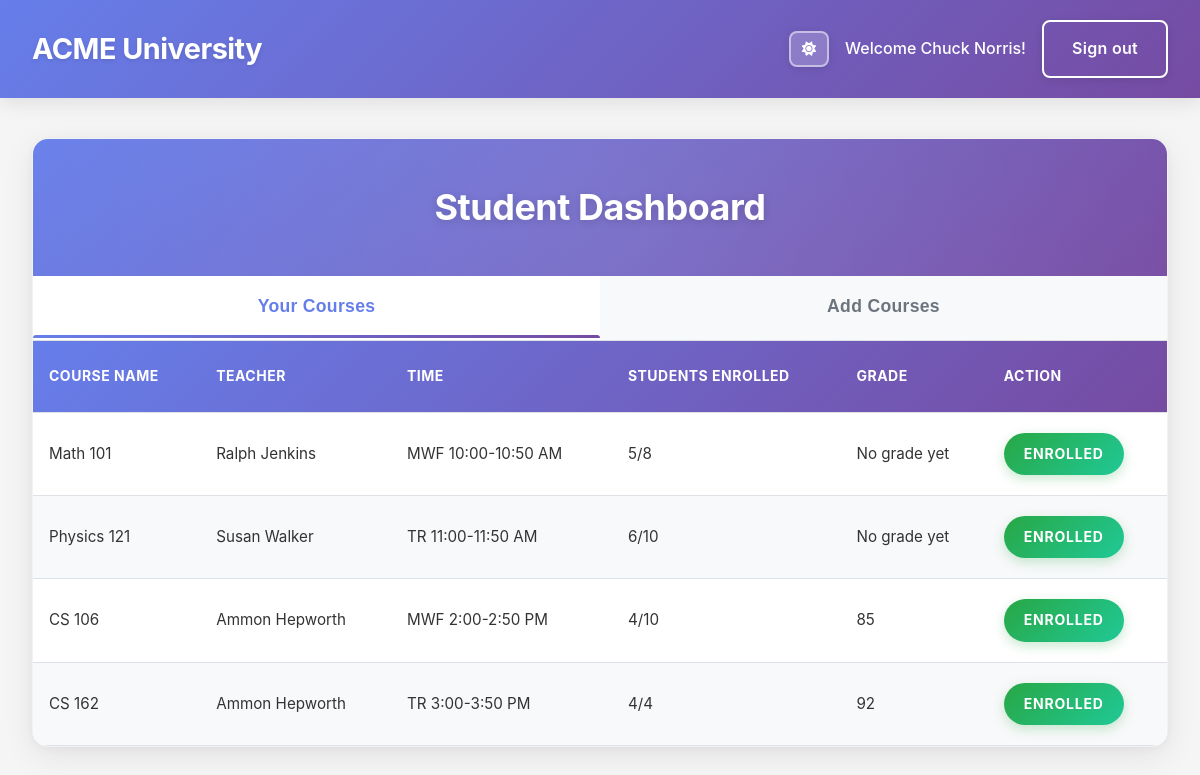
The page /student (signed in) on the database its author committed.
### app.py (models this page shows, shortened)
class Course(db.Model):
    id = db.Column(db.Integer, primary_key=True)
    name = db.Column(db.String(100), nullable=False)
    teacher_id = db.Column(db.Integer, db.ForeignKey('user.id', ondelete='CASCADE'), nullable=False)
    time = db.Column(db.String(50), nullable=False)
    capacity = db.Column(db.Integer, nullable=False)
    teacher = db.relationship('User', backref=db.backref('courses_taught', cascade='all, delete-orphan'))
    enrollments = db.relationship('Enrollment', backref='course', cascade='all, delete-orphan')

class User(db.Model):
    id = db.Column(db.Integer, primary_key=True)
    username = db.Column(db.String(80), unique=True, nullable=False)
    password_hash = db.Column(db.String(120), nullable=False)
    role = db.Column(db.String(20), nullable=False)  # 'student', 'teacher', 'admin'
    first_name = db.Column(db.String(50), nullable=False)
    last_name = db.Column(db.String(50), nullable=False)
    def get_full_name(self):
        return f"{self.first_name} {self.last_name}"

class Enrollment(db.Model):
    id = db.Column(db.Integer, primary_key=True)
    student_id = db.Column(db.Integer, db.ForeignKey('user.id', ondelete='CASCADE'), nullable=False)
    course_id = db.Column(db.Integer, db.ForeignKey('course.id', ondelete='CASCADE'), nullable=False)
    grade = db.Column(db.Integer, nullable=True)
    enrolled_date = db.Column(db.DateTime, default=datetime.utcnow)
    student = db.relationship('User', backref=db.backref('enrollments', cascade='all, delete-orphan'))
    __table_args__ = (db.UniqueConstraint('student_id', 'course_id', name='unique_enrollment'),)

### app.py (the view)
@app.route('/student')
def student_dashboard():
    if session.get('user_role') != 'student':
        return redirect(url_for('login'))
    user = User.query.get(session['user_id'])
    enrolled_courses = db.session.query(Course, Enrollment).join(Enrollment).filter(
        Enrollment.student_id == user.id
    ).all()
    all_courses = Course.query.all()
    return render_template('student_dashboard.html',
                         enrolled_courses=enrolled_courses,
                         all_courses=all_courses)

### templates/student_dashboard.html (shortened to what this page needs)
{% extends "base.html" %}
{% block content %}
<div class="dashboard-container">
    <div class="dashboard-header">
        <h2>Student Dashboard</h2>
    </div>
    <div class="tab-navigation">
        <button class="tab-btn active" data-tab="your-courses">Your Courses</button>
        <button class="tab-btn" data-tab="add-courses">Add Courses</button>
    </div>
    <div id="your-courses" class="tab-content active">
        <div class="courses-table-container">
            <table class="courses-table">
                <thead>
                    <tr>
                        <th>Course Name</th>
                        <th>Teacher</th>
                        <th>Time</th>
                        <th>Students Enrolled</th>
                        <th>Grade</th>
                        <th>Action</th>
                    </tr>
                </thead>
                <tbody>
                    {% if enrolled_courses %}
                        {% for course, enrollment in enrolled_courses %}
                        <tr>
                            <td>{{ course.name }}</td>
                            <td>{{ course.teacher.get_full_name() }}</td>
                            <td>{{ course.time }}</td>
                            <td>{{ course.enrollments|length }}/{{ course.capacity }}</td>
                            <td>
                                {% if enrollment.grade %}
                                    {{ enrollment.grade }}
                                {% else %}
                                    No grade yet
                                {% endif %}
                            </td>
                            <td>
                                <span class="enrolled-indicator">Enrolled</span>
                            </td>
                        </tr>
                        {% endfor %}
                    {% else %}
                        <tr>
                            <td colspan="6" class="no-courses">You are not enrolled in any courses yet.</td>
                        </tr>
                    {% endif %}
                </tbody>
            </table>
        </div>
    </div>
</div>
{% endblock %}

### templates/base.html (shortened to what this page needs)
<!DOCTYPE html>
<html lang="en">
<head>
    <link rel="stylesheet" href="{{ url_for('static', filename='css/style.css') }}">
    <link href="https://cdnjs.cloudflare.com/ajax/libs/font-awesome/6.0.0/css/all.min.css" rel="stylesheet">
</head>
<body>
    <nav class="navbar">
        <div class="nav-container">
            <div class="nav-brand">
                <h1>ACME University</h1>
            </div>
            <div class="nav-user">
                <button id="theme-toggle" class="btn btn-outline btn-sm theme-toggle-btn" aria-label="Toggle dark mode">
                    <i class="fas fa-sun" id="theme-icon"></i>
                </button>
                {% if session.user_id %}
                <span>Welcome {{ session.user_name }}!</span>
                <a href="{{ url_for('logout') }}" class="btn btn-outline">Sign out</a>
                {% endif %}
            </div>
        </div>
    </nav>
    <main class="main-content">
        {% block content %}{% endblock %}
    </main>
</body>
</html>

### rows shown on the page
Course: name "Math 101", teacher.get_full_name "Ralph Jenkins", time "MWF 10:00-10:50 AM", enrollments|length "5", capacity "8", shows "No grade yet"
Course: name "Physics 121", teacher.get_full_name "Susan Walker", time "TR 11:00-11:50 AM", enrollments|length "6", capacity "10", shows "No grade yet"
Course: name "CS 106", teacher.get_full_name "Ammon Hepworth", time "MWF 2:00-2:50 PM", enrollments|length "4", capacity "10", grade "85"
Course: name "CS 162", teacher.get_full_name "Ammon Hepworth", time "TR 3:00-3:50 PM", enrollments|length "4", capacity "4", grade "92"

### other values the page prints
{{ session.user_name }} "Chuck Norris"
